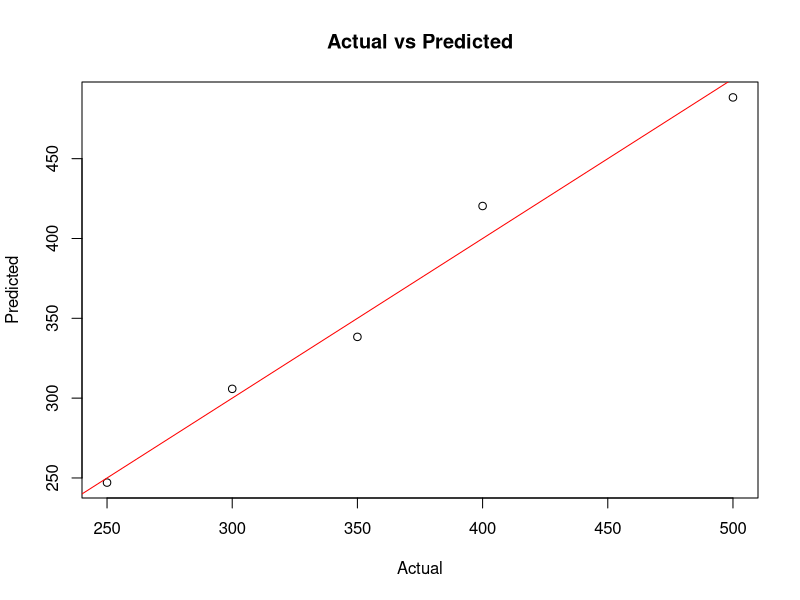

Here is the R script that generated this plot:
#Sample Dataset
df <- data.frame(
  Price = c(300, 400, 350, 500, 250),
  Area = c(1500, 2200, 1800, 2500, 1200),
  Bedrooms = c(3, 4, 3, 5, 2),
  Age = c(10, 5, 8, 2, 15)
)
# Fit the model and display summary
model <- lm(Price ~ Area + Bedrooms + Age, data = df)
summary(model)
# Predict price for (Area=2000, Bedrooms=3, Age=5)
new_data <- data.frame(Area = 2000, Bedrooms = 3, Age = 5)
prediction <- predict(model, new_data)
print(paste("Predicted Price:", prediction))
# Plot actual vs predicted values
plot(df$Price, predict(model), xlab="Actual", ylab="Predicted", main="Actual vs Predicted")
abline(0, 1, col="red")
